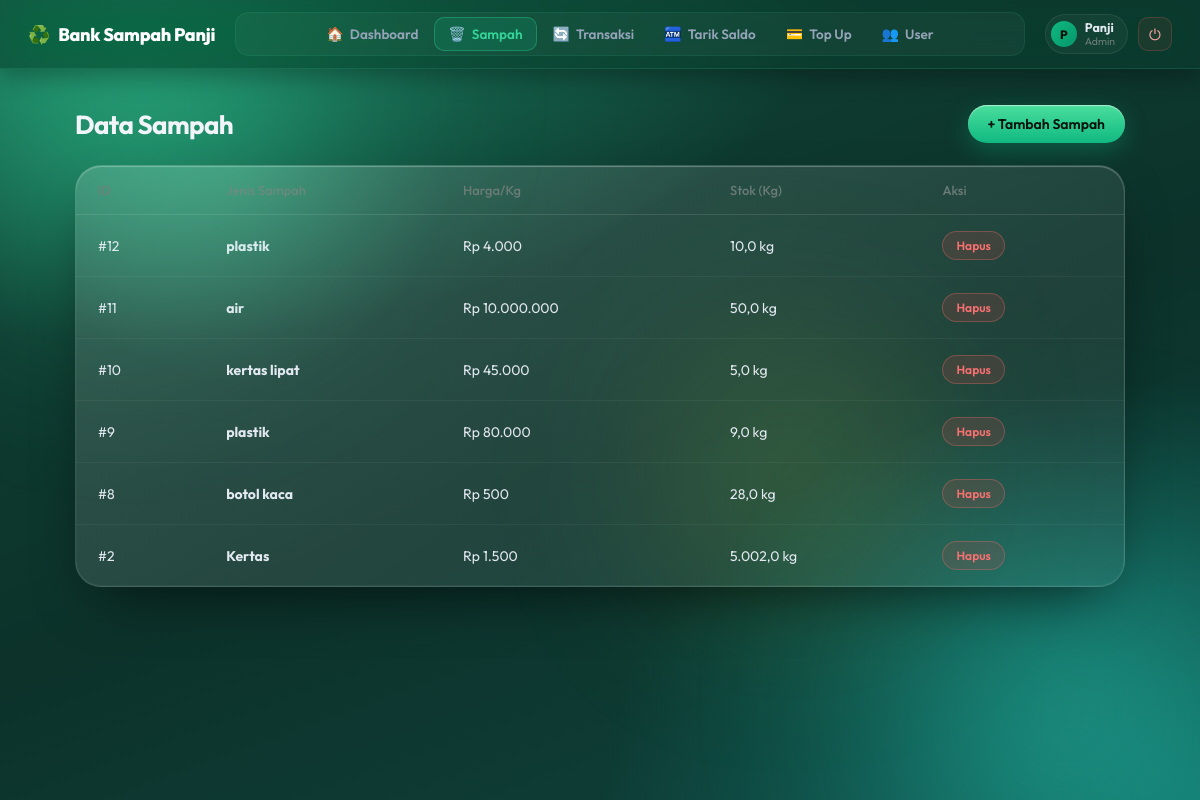
/sampah/index.php (signed in), run on the app's committed database.
### tables this page shows
CREATE TABLE `sampah` (
  `Id_sampah` int(11) NOT NULL,
  `Jenis_sampah` varchar(100) NOT NULL,
  `Harga_per_kg` decimal(15,2) NOT NULL,
  `stok_kg` decimal(10,2) NOT NULL DEFAULT 0.00
);

### sampah/index.php (the view, shortened to what this page needs)
<?php
require_once "koneksi.php";
function role()        { return $_SESSION["role"] ?? ""; }
function is_admin()    { return role() === "admin"; }
function is_penjual()  { return in_array(role(), ["nasabah", "siswa", "guru"], true); }
function is_pengepul() { return role() === "pengepul"; }
function e($s) {
    return htmlspecialchars((string) $s, ENT_QUOTES, "UTF-8");
}
function rupiah($n) {
    return "Rp " . number_format((float) $n, 0, ",", ".");
}
function q($koneksi, $sql, $types = "", ...$params) {
    $st = mysqli_prepare($koneksi, $sql);
    mysqli_stmt_execute($st);
    return $st;
}
function q_all($koneksi, $sql, $types = "", ...$params) {
    $st  = q($koneksi, $sql, $types, ...$params);
    $res = mysqli_stmt_get_result($st);
    $rows = $res ? mysqli_fetch_all($res, MYSQLI_ASSOC) : [];
    return $rows;
}
function render_head($judul = "Halaman") { ?>
<?php }
function render_navbar() {
    $active = basename(dirname($_SERVER["SCRIPT_NAME"]));
    $_role  = $_SESSION["role"] ?? "";
    $_nama  = $_SESSION["nama"] ?? "";
    $_items = [
        ["dashboard",   "../index.php",             "🏠", "Dashboard",   null],
        ["sampah",      "../sampah/index.php",      "🗑️", "Sampah",      null],
        ["transaksi",   "../transaksi/index.php",   "🔄", "Transaksi",   null],
        ["tarik_saldo", "../tarik_saldo/index.php", "🏧", "Tarik Saldo", ["admin", "nasabah", "siswa", "guru"]],
        ["topup_saldo", "../topup_saldo/index.php", "💳", "Top Up",      ["admin", "pengepul"]],
        ["user",        "../user/index.php",        "👥", "User",        ["admin"]],
    ];
?>
<div class="navbar">
    <a href="../index.php" class="brand">
        <span>♻️</span> Bank Sampah Panji
    </a>
    <nav class="menu">
        <?php foreach ($_items as [$key, $href, $icon, $label, $roles]): ?>
            <?php if ($roles === null || in_array($_role, $roles, true)): ?>
                <a href="<?= $href ?>" class="nav-link <?= $active === $key ? "active" : "" ?>">
                    <span class="nav-icon"><?= $icon ?></span><?= $label ?>
                </a>
            <?php endif; ?>
        <?php endforeach; ?>
    </nav>
    <div class="navbar-user">
        <div class="user-chip">
            <span class="user-avatar"><?= e(mb_strtoupper(mb_substr($_nama ?: "?", 0, 1))) ?></span>
            <span class="user-meta">
                <strong><?= e($_nama ?: "Pengguna") ?></strong>
                <small><?= e(ucfirst($_role)) ?></small>
            </span>
        </div>
        <a href="../logout.php" class="logout-btn" title="Logout">⏻</a>
    </div>
</div>
<?php
}
$data  = q_all($koneksi, "SELECT * FROM sampah ORDER BY Id_sampah DESC");
?>
<!DOCTYPE html>
<html lang="id">
<head>
</head>
<body>
    <div class="bg-glow-1"></div>
    <div class="bg-glow-2"></div>
    <?php render_navbar(); ?>
    <div class="container">
        <div class="header-action">
            <h2>Data Sampah</h2>
            <?php if (is_admin()): ?>
                <a class="btn-tambah" href="tambah.php">+ Tambah Sampah</a>
            <?php elseif (is_penjual()): ?>
                <a class="btn-tambah" href="../transaksi/tambah.php">+ Setor Sampah</a>
            <?php elseif (is_pengepul()): ?>
                <a class="btn-tambah" href="../transaksi/tambah.php">+ Beli Sampah</a>
            <?php endif; ?>
        </div>
        <div class="table-card">
            <table>
                <thead>
                    <tr>
                        <th>ID</th>
                        <th>Jenis Sampah</th>
                        <th>Harga/Kg</th>
                        <th>Stok (Kg)</th>
                        <?php if (is_admin()): ?><th>Aksi</th><?php endif; ?>
                    </tr>
                </thead>
                <tbody>
                    <?php foreach ($data as $row): ?>
                    <tr>
                        <td>#<?= (int) $row["Id_sampah"] ?></td>
                        <td><strong><?= e($row["Jenis_sampah"]) ?></strong></td>
                        <td><?= rupiah($row["Harga_per_kg"]) ?></td>
                        <td><?= number_format((float) $row["stok_kg"], 1, ",", ".") ?> kg</td>
                        <?php if (is_admin()): ?>
                        <td>
                            <form method="POST" action="hapus.php"
                                  onsubmit="return confirm('Hapus jenis sampah ini?')">
                                <button type="submit" class="btn-hapus">Hapus</button>
                            </form>
                        </td>
                        <?php endif; ?>
                    </tr>
                    <?php endforeach; ?>
                </tbody>
            </table>
        </div>
    </div>
</body>
</html>

### data on the page
sampah: Id_sampah "12", Jenis_sampah "plastik", Harga_per_kg "Rp 4.000", stok_kg "10,0"
sampah: Id_sampah "11", Jenis_sampah "air", Harga_per_kg "Rp 10.000.000", stok_kg "50,0"
sampah: Id_sampah "10", Jenis_sampah "kertas lipat", Harga_per_kg "Rp 45.000", stok_kg "5,0"
sampah: Id_sampah "9", Jenis_sampah "plastik", Harga_per_kg "Rp 80.000", stok_kg "9,0"
sampah: Id_sampah "8", Jenis_sampah "botol kaca", Harga_per_kg "Rp 500", stok_kg "28,0"
sampah: Id_sampah "2", Jenis_sampah "Kertas", Harga_per_kg "Rp 1.500", stok_kg "5.002,0"

### other printed values
$icon "🏠"
$label "Dashboard"
$icon "🗑️"
$label "Sampah"
$icon "🔄"
$label "Transaksi"
$icon "🏧"
$label "Tarik Saldo"
$icon "💳"
$label "Top Up"
$icon "👥"
$label "User"
mb_strtoupper(mb_substr($_nama ?: "?", 0, 1)) "P"
$_nama ?: "Pengguna" "Panji"
$_role "Admin"
